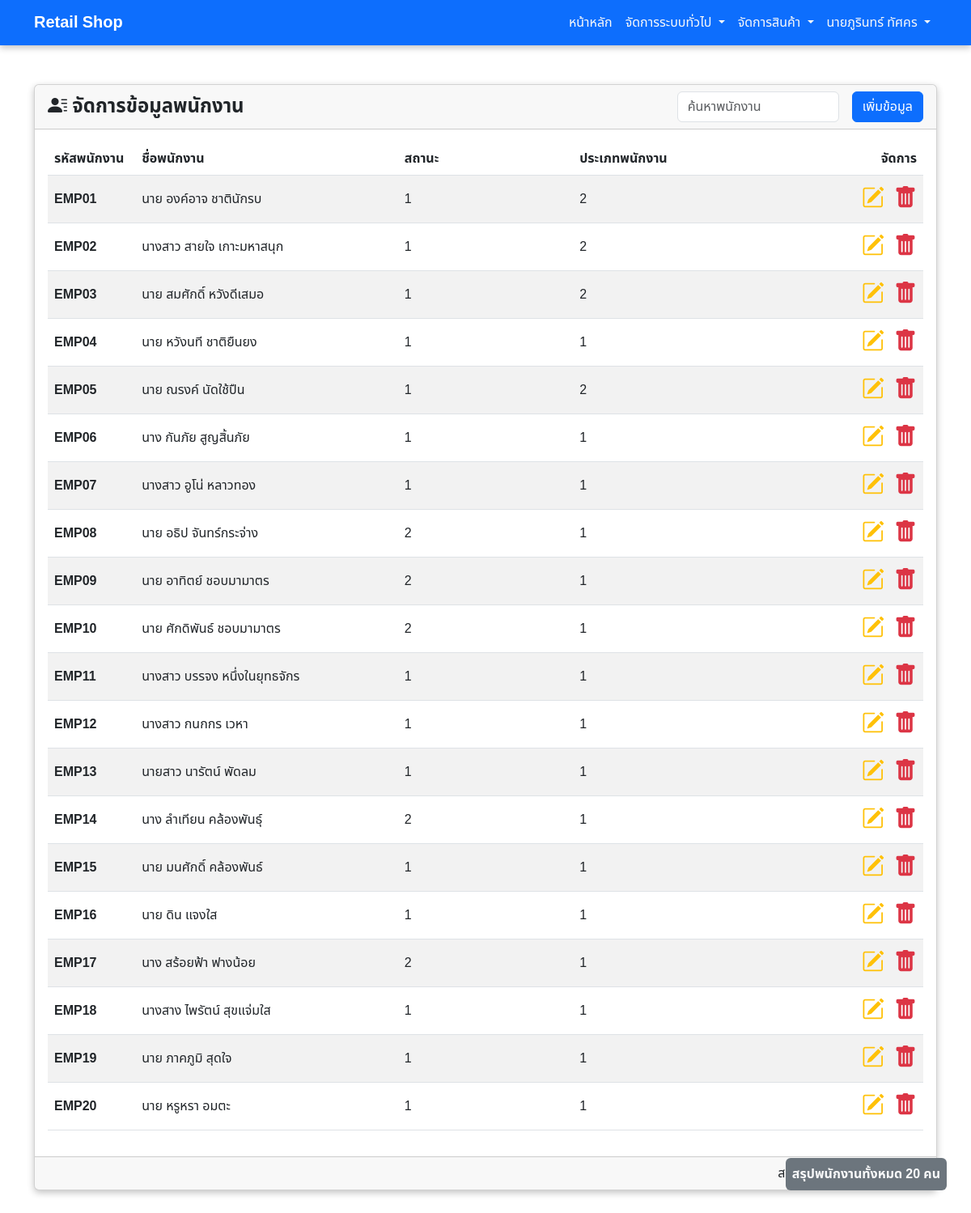
Page /management/employee.php on the committed database.
### tables this page shows
CREATE TABLE `employee` (
  `Emp_id` varchar(5) NOT NULL,
  `User_name` varchar(20) NOT NULL,
  `Pass_word` varchar(20) NOT NULL,
  `Emp_name` varchar(50) NOT NULL,
  `Emp_status` int(1) NOT NULL,
  `Emp_type` int(1) NOT NULL
);

### management/employee.php (the view, shortened to what this page needs)
<?php
    include_once('../import/connect.php');
?>
<!DOCTYPE html>
<html lang="en">
<head>
    <?php include_once "../import/css.php"; ?>
</head>
<body>
    <?php include_once "../import/navbar.php" ?>
    <div class="mt-5 container">
        <div class="card mb-5" style="box-shadow: rgba(0, 0, 0, 0.24) 0px 3px 8px;">
            <div class="card-header d-flex flex-column flex-sm-row align-items-center justify-content-between row-gap-1">
                <div>
                    <h1 class="fs-4 fw-bold m-0 p-0">
                        <i class="bi bi-person-lines-fill"></i>
                        จัดการข้อมูลพนักงาน
                    </h1>
                </div>
                <div class="d-flex align-items-center column-gap-3">
                    <input type="text" name="ID" id="searchEmployee" class="form-control" placeholder="ค้นหาพนักงาน" style="width: 200px;">
                    <a href="add_employee.php" class="btn btn-primary">เพิ่มข้อมูล</a>
                </div>
            </div>
            <div class="card-body container py-3">
                <table class="table table-striped table-hover mx-auto align-middle">
                    <thead>
                        <tr class="bg-dark">
                            <th class="fw-bold" style="width: 10%;">รหัสพนักงาน</th>
                            <th class="fw-bold" style="width: 30%;">ชื่อพนักงาน</th>
                            <th class="fw-bold" style="width: 20%;">สถานะ</th>
                            <th class="fw-bold" style="width: 20%;">ประเภทพนักงาน</th>
                            <th class="text-end" style="width: 20%;">จัดการ</th>
                        </tr>
                    </thead>
                    <tbody>
                        <?php
                            $sql = "SELECT * FROM employee";
                            $result = $con->query($sql);
                            while ($data = mysqli_fetch_array($result)) {
                                ?>
                                <tr>
                                    <th><?php echo $data['Emp_id'] ?></th>
                                    <td><?php echo $data['Emp_name'] ?></td>
                                    <td><?php echo $data['Emp_status'] ?></td>
                                    <td><?php echo $data['Emp_type'] ?></td>
                                    <td class="text-end">
                                        <a href="edit_employee.php?ID=<?php echo $data['Emp_id'] ?>" class="text-decoration-none fs-3 me-2"><i class="bi bi-pencil-square text-warning"></i></a>
                                        <a href="#" class="text-decoration-none fs-3" onclick="deleteConfirm('<?php echo $data['Emp_id'] ?>')"><i class="bi bi-trash-fill text-danger"></i></a>
                                    </td>
                                </tr>
                                <?php
                            }
                        ?>
                    </tbody>
                </table>
            </div>
            <div class="card-footer text-end">
                <?php
                    $all_rows = mysqli_num_rows($result);
                ?>
                <p class="m-0 p-0">สรุปพนักงานทั้งหมด: <?php echo $all_rows ?> คน</p>
            </div>
        </div>
    </div>
    <div class="container fixed-bottom mb-5">
        <p class="bg-secondary text-light p-2 m-0 rounded fw-bolder fs-6 position-absolute end-0 bottom-50" style="width: fit-content;">สรุปพนักงานทั้งหมด <?php echo $all_rows ?> คน</p>
    </div>
</body>
</html>

### style.css (style rules this page uses)
* { padding: 0; margin: 0; box-sizing: border-box; font-family: 'Noto Sans Thai', Arial, sans-serif; }

### rows in the picture
employee: Emp_id "EMP01", Emp_name "นาย องค์อาจ ชาตินักรบ", Emp_status "1", Emp_type "2"
employee: Emp_id "EMP02", Emp_name "นางสาว สายใจ เกาะมหาสนุก", Emp_status "1", Emp_type "2"
employee: Emp_id "EMP03", Emp_name "นาย สมศักดิ์ หวังดีเสมอ", Emp_status "1", Emp_type "2"
employee: Emp_id "EMP04", Emp_name "นาย หวังนที ชาติยืนยง", Emp_status "1", Emp_type "1"
employee: Emp_id "EMP05", Emp_name "นาย ณรงค์ นัดใช้ปืน", Emp_status "1", Emp_type "2"
employee: Emp_id "EMP06", Emp_name "นาง กันภัย สูญสิ้นภัย", Emp_status "1", Emp_type "1"
employee: Emp_id "EMP07", Emp_name "นางสาว อูโน่ หลาวทอง", Emp_status "1", Emp_type "1"
employee: Emp_id "EMP08", Emp_name "นาย อธิป จันทร์กระจ่าง", Emp_status "2", Emp_type "1"
employee: Emp_id "EMP09", Emp_name "นาย อาทิตย์ ชอบมามาตร", Emp_status "2", Emp_type "1"
employee: Emp_id "EMP10", Emp_name "นาย ศักดิพันธ์ ชอบมามาตร", Emp_status "2", Emp_type "1"
employee: Emp_id "EMP11", Emp_name "นางสาว บรรจง หนึ่งในยุทธจักร", Emp_status "1", Emp_type "1"
employee: Emp_id "EMP12", Emp_name "นางสาว กนกกร เวหา", Emp_status "1", Emp_type "1"
employee: Emp_id "EMP13", Emp_name "นายสาว นารัตน์ พัดลม", Emp_status "1", Emp_type "1"
employee: Emp_id "EMP14", Emp_name "นาง ลำเทียน คล้องพันธุ์", Emp_status "2", Emp_type "1"
employee: Emp_id "EMP15", Emp_name "นาย มนศักดิ์ คล้องพันธ์", Emp_status "1", Emp_type "1"
employee: Emp_id "EMP16", Emp_name "นาย ดิน แจงใส", Emp_status "1", Emp_type "1"
employee: Emp_id "EMP17", Emp_name "นาง สร้อยฟ้า ฟางน้อย", Emp_status "2", Emp_type "1"
employee: Emp_id "EMP18", Emp_name "นางสาง ไพรัตน์ สุขแจ่มใส", Emp_status "1", Emp_type "1"
employee: Emp_id "EMP19", Emp_name "นาย ภาคภูมิ สุดใจ", Emp_status "1", Emp_type "1"
employee: Emp_id "EMP20", Emp_name "นาย หรูหรา อมตะ", Emp_status "1", Emp_type "1"

### other values in the picture
$all_rows "20"
